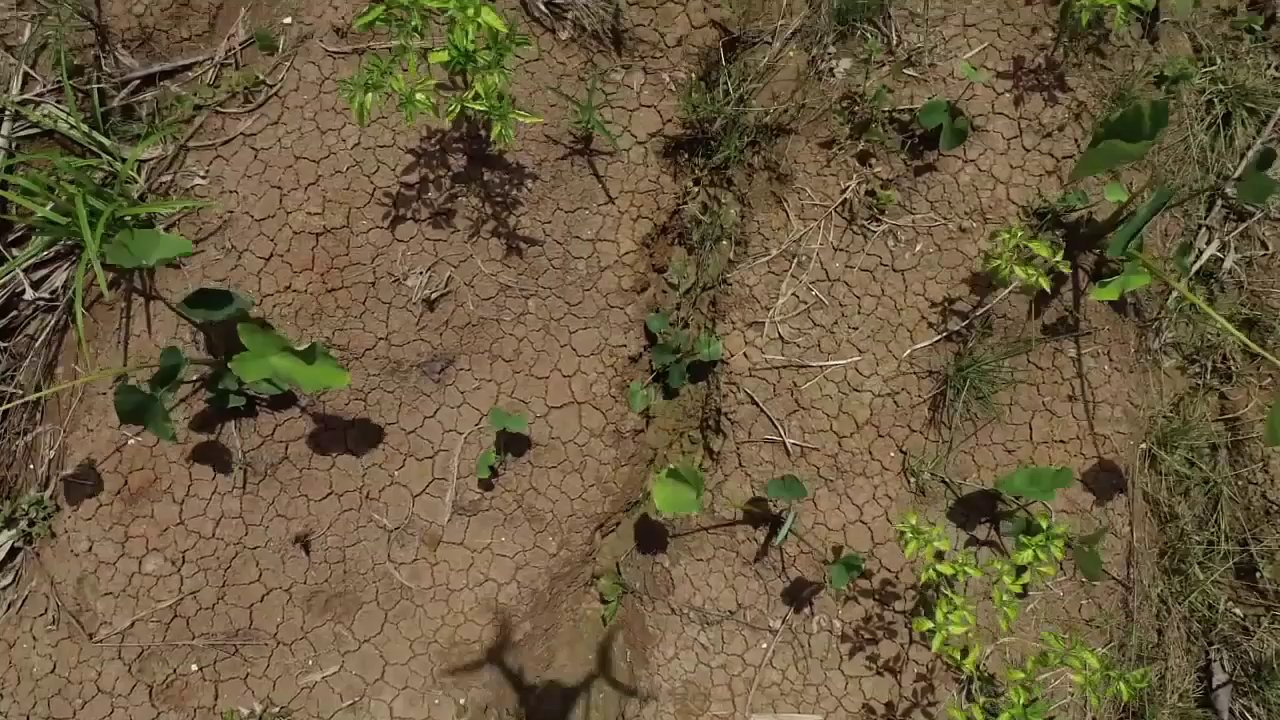
#> input picture 1.png, 1280 x 720 px, found by its file name
$ jupyter execute UsingDatasetTutorial.ipynb
#> lines starting #> are read from the running program, lines starting #| are printed output that depends on the picture
**USING UNLABELLED AND LABELLED IMAGES (WEED DETECTION DATA SETS)**

Import the necessary libraries and packages.

[cell 1]
import cv2
import urllib
import numpy as np
from PIL import Image as im
import pandas as pd
import matplotlib.gridspec as gridspec
import matplotlib.pyplot as plt

**Step 1: Reading the desired image. i)** Define the file paths to the data when it has been downloaded to your local machine.
**ii)** Define the names of the images you want to load.
**iii)** Use the cv2 imread function with the desired file paths,file names and the file_type provided to read the image files.

Awesome work! The resulting variable contains your image.

[cell 2]
file_path='C:/Users/Aspire/Downloads/'
file_path_labelled='C:/Users/Aspire/Downloads/Label_'

file_name=1
file_type='.png'

unlabelled=cv2.imread(file_path + str(file_name) + file_type)
#> unlabelled is the input picture: shape (720, 1280, 3); mean B, G, R 63, 91.2, 105.7
labelled=cv2.imread(file_path_labelled + str(file_name) + file_type)
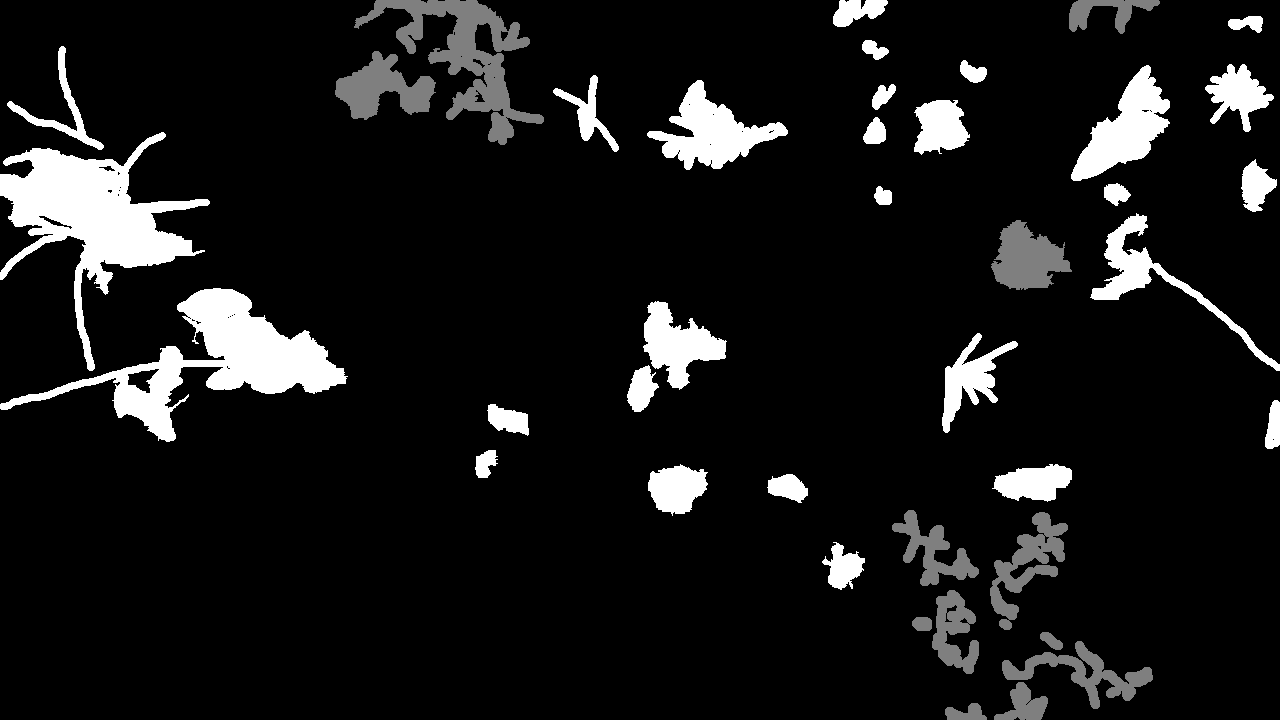
#> input picture Label_1.png, 1280 x 720 px, found by its file name
#> labelled is the input picture: shape (720, 1280, 3); min 0, max 2, mean 0.186

Alternatively, copy the url to the desired image as the file_url and run the commented code block *instead* of the one above.

[cell 3]
# [4 lines of commented-out code are left out]

**Step 2. Accessing the pixel data from the image.**
**i)** If you would like to use the pixel data in the RGB pixel arrangement format, then use the cv2 cvtColor function to convert to RGB representation. This does not change how the image appears.
**ii)** Convert each image to a numpy array using the numpy asarray function. The resulting numpy array contains the pixel values for each of the channels (red,green,blue).

*At this point, you can perform any image augmentation techniques before saving and downloading the resulting image.*

[cell 4]
unlabelled_rgb = cv2.cvtColor(unlabelled, cv2.COLOR_BGR2RGB)
labelled_rgb = cv2.cvtColor(labelled, cv2.COLOR_BGR2RGB)

unlabelled_rgb_array=np.asarray(unlabelled_rgb)
labelled_rgb_array=np.asarray(labelled_rgb)

Alternatively, if you are using the file_url to read the image, use the commented code below instead of the previous block. The byte array must be converted to a numpy array and then decoded in order to obtain the pixel values and labels.

[cell 5]
# [5 lines of commented-out code are left out]

**Step 3.**
Since the loaded labelled image contains labels (0,1 and 2) representing background,crop and weed, the display will produce a blank image. In order to view meaningful results from the labelled image, we must assign a pixel value to each label.

**i)** For the labelled RGB array, use the numpy where function to replace the labels with pixel values. Here, the labels are being assigned white,grey and black.

[cell 6]
label_0_assigned = np.where(labelled_rgb_array==0,0,labelled_rgb_array) #pixel value 0 represents black
label_1_assigned = np.where(label_0_assigned==1,60,label_0_assigned)    #pixel value 60 represents grey
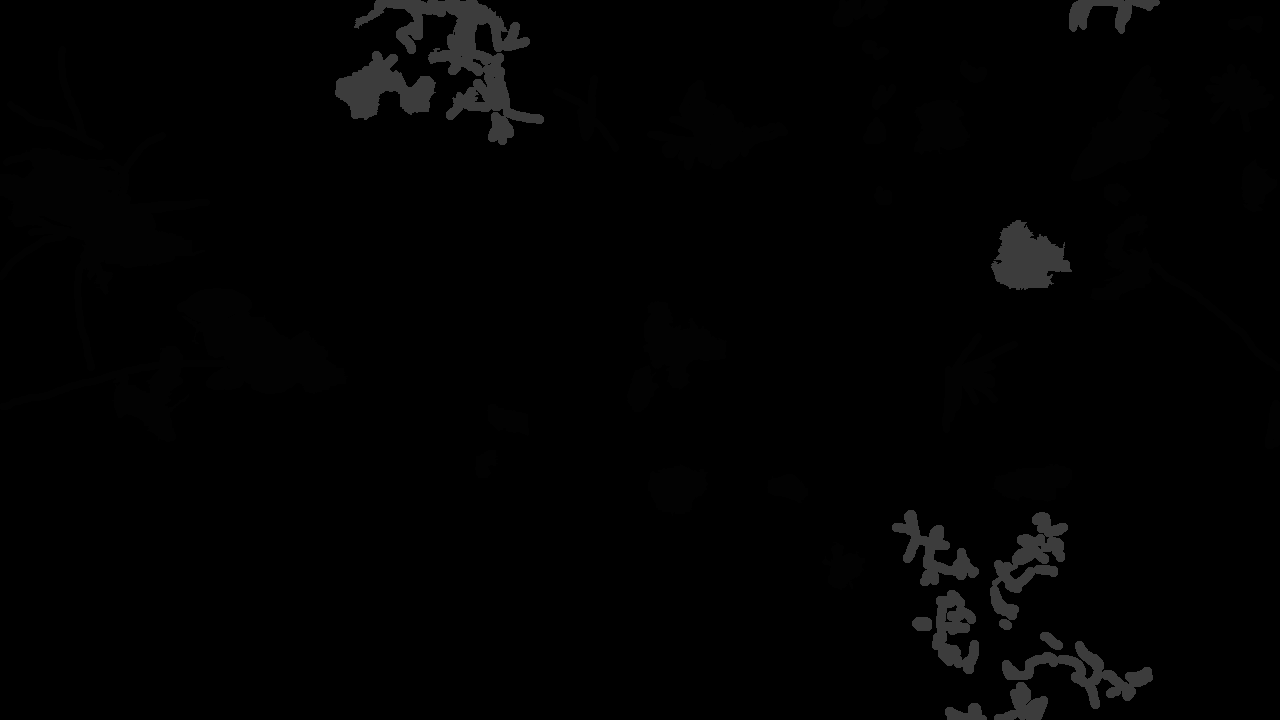
#> label_1_assigned: shape (720, 1280, 3); min 0, max 60, mean 2.1
all_labels_assigned = np.where(label_1_assigned==2,255,label_1_assigned) #pixel value 255 represents white
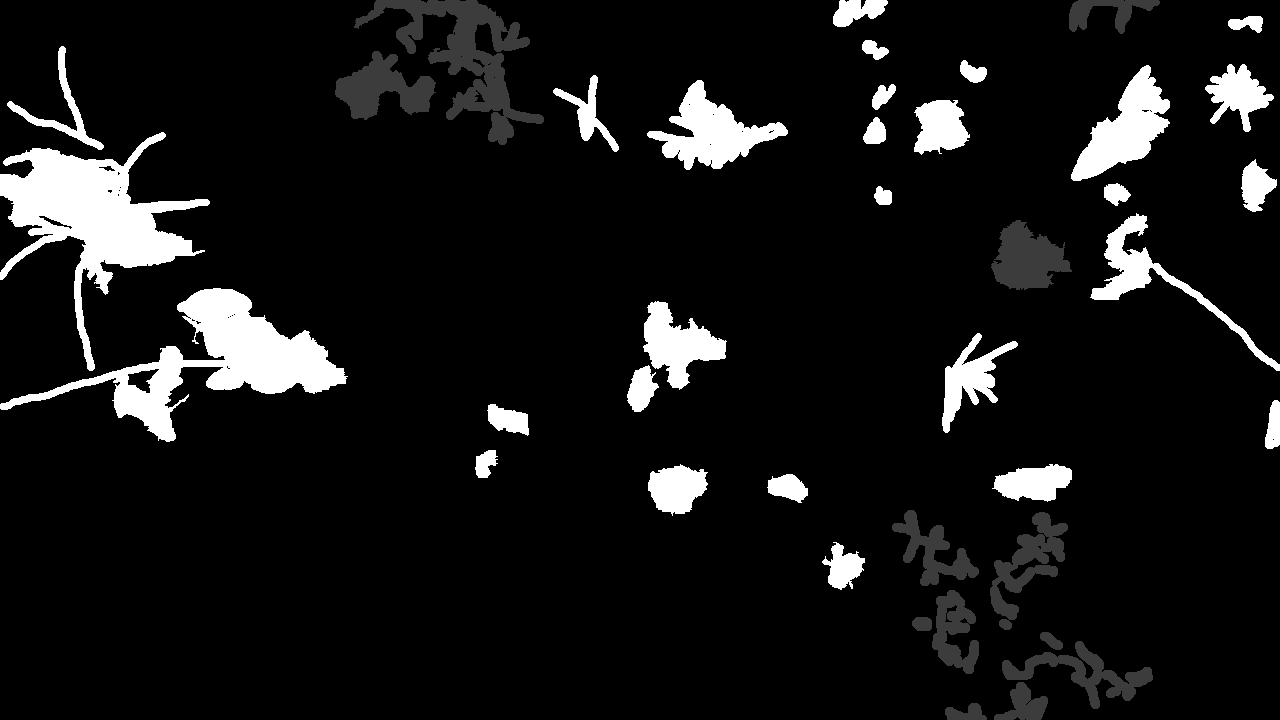
#> all_labels_assigned: shape (720, 1280, 3); min 0, max 255, mean 21.6

labelled_rgb_array_assigned=all_labels_assigned

**Step 3.1 Displaying the unlabelled and labelled images. i)** Use GridSpec to define grid information and plot a grid
**ii)** Set titles for each plot
**iii)** Use the matplotlib.pyplot imshow function to show the plots using the arrays defined previously.

[cell 7]
gs = gridspec.GridSpec(1, 8)
gs.update(wspace=0.4, hspace=0.2)
plt.figure(figsize=(20,20))
ax0 = plt.subplot(gs[0, 2:4],)
ax1 = plt.subplot(gs[0, 4:6],)


ax0.set_title('Unlabelled Image')
ax1.set_title('Labelled Image')


ax0.imshow(unlabelled_rgb_array)
ax1.imshow(labelled_rgb_array_assigned)
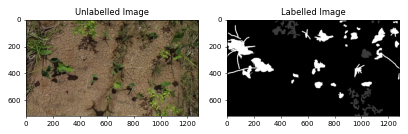
#> figure drawn by matplotlib, 2 panels
